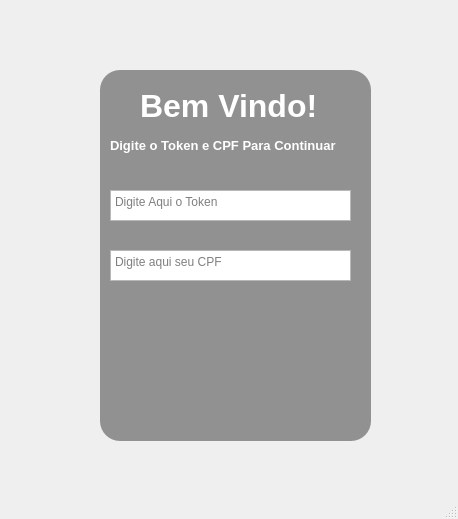
<?xml version="1.0" encoding="UTF-8"?>
<ui version="4.0">
 <class>MainWindow</class>
 <widget class="QMainWindow" name="MainWindow">
  <property name="enabled">
   <bool>true</bool>
  </property>
  <property name="geometry">
   <rect>
    <x>0</x>
    <y>0</y>
    <width>458</width>
    <height>519</height>
   </rect>
  </property>
  <property name="windowTitle">
   <string>Ativar Software</string>
  </property>
  <widget class="QWidget" name="TokenAcitaveteWindow">
   <widget class="QLabel" name="label">
    <property name="geometry">
     <rect>
      <x>60</x>
      <y>40</y>
      <width>351</width>
      <height>411</height>
     </rect>
    </property>
    <property name="styleSheet">
     <string notr="true">border-image: url(:/newPrefix/initsettingsBG.jpeg);
border-radius: 20px;</string>
    </property>
    <property name="text">
     <string/>
    </property>
   </widget>
   <widget class="QLabel" name="label_2">
    <property name="geometry">
     <rect>
      <x>100</x>
      <y>70</y>
      <width>271</width>
      <height>371</height>
     </rect>
    </property>
    <property name="styleSheet">
     <string notr="true">border-radius: 20px; 
color: qlineargradient(spread:pad, x1:0, y1:0, x2:1, y2:1, stop:0 rgba(0, 0, 0, 49), stop:1 rgba(255, 255, 255, 255));
background-color: rgba(0, 0, 0, 100);</string>
    </property>
    <property name="text">
     <string/>
    </property>
   </widget>
   <widget class="QLabel" name="label_3">
    <property name="geometry">
     <rect>
      <x>140</x>
      <y>90</y>
      <width>181</width>
      <height>31</height>
     </rect>
    </property>
    <property name="font">
     <font>
      <pointsize>24</pointsize>
      <bold>true</bold>
      <kerning>true</kerning>
     </font>
    </property>
    <property name="styleSheet">
     <string notr="true">color:rgba(255, 255, 255, 100);
color: qradialgradient(spread:pad, cx:0.5, cy:0.5, radius:0.5, fx:0.5, fy:0.5, stop:0 rgba(255, 0, 0, 255), stop:0.479904 rgba(255, 0, 0, 255), stop:0.522685 rgba(255, 255, 255, 255), stop:1 rgba(255, 255, 255, 255));
</string>
    </property>
    <property name="text">
     <string>Bem Vindo!</string>
    </property>
   </widget>
   <widget class="QLabel" name="label_4">
    <property name="geometry">
     <rect>
      <x>110</x>
      <y>130</y>
      <width>251</width>
      <height>31</height>
     </rect>
    </property>
    <property name="font">
     <font>
      <pointsize>10</pointsize>
      <bold>true</bold>
      <kerning>true</kerning>
     </font>
    </property>
    <property name="styleSheet">
     <string notr="true">color:rgba(255, 255, 255, 100);
color: qradialgradient(spread:pad, cx:0.5, cy:0.5, radius:0.5, fx:0.5, fy:0.5, stop:0 rgba(255, 0, 0, 255), stop:0.479904 rgba(255, 0, 0, 255), stop:0.522685 rgba(255, 255, 255, 255), stop:1 rgba(255, 255, 255, 255));
</string>
    </property>
    <property name="text">
     <string>Digite o Token e CPF Para Continuar</string>
    </property>
   </widget>
   <widget class="QTextEdit" name="textEdit">
    <property name="geometry">
     <rect>
      <x>110</x>
      <y>190</y>
      <width>241</width>
      <height>31</height>
     </rect>
    </property>
    <property name="placeholderText">
     <string>Digite Aqui o Token</string>
    </property>
   </widget>
   <widget class="QTextEdit" name="textEdit_2">
    <property name="geometry">
     <rect>
      <x>110</x>
      <y>250</y>
      <width>241</width>
      <height>31</height>
     </rect>
    </property>
    <property name="placeholderText">
     <string>Digite aqui seu CPF</string>
    </property>
   </widget>
  </widget>
  <widget class="QMenuBar" name="menubar">
   <property name="geometry">
    <rect>
     <x>0</x>
     <y>0</y>
     <width>458</width>
     <height>22</height>
    </rect>
   </property>
  </widget>
  <widget class="QStatusBar" name="statusbar"/>
 </widget>
 <resources>
  <include location="../Resources/images/SystemImages/InitImages.qrc"/>
 </resources>
 <connections/>
</ui>
